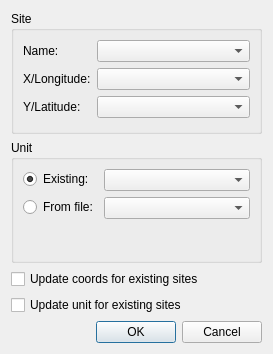
<?xml version="1.0" encoding="UTF-8"?>
<ui version="4.0">
 <class>DialogImportSitesFile</class>
 <widget class="QDialog" name="DialogImportSitesFile">
  <property name="geometry">
   <rect>
    <x>0</x>
    <y>0</y>
    <width>273</width>
    <height>354</height>
   </rect>
  </property>
  <property name="windowTitle">
   <string>Import settings</string>
  </property>
  <layout class="QVBoxLayout" name="verticalLayout">
   <item>
    <widget class="QGroupBox" name="groupBox">
     <property name="title">
      <string>Site</string>
     </property>
     <layout class="QFormLayout" name="formLayout">
      <item row="0" column="0">
       <widget class="QLabel" name="label">
        <property name="text">
         <string>Name:</string>
        </property>
       </widget>
      </item>
      <item row="0" column="1">
       <widget class="QComboBox" name="siteComboFile"/>
      </item>
      <item row="1" column="0">
       <widget class="QLabel" name="label_2">
        <property name="text">
         <string>X/Longitude:</string>
        </property>
       </widget>
      </item>
      <item row="1" column="1">
       <widget class="QComboBox" name="lonComboFile"/>
      </item>
      <item row="2" column="0">
       <widget class="QLabel" name="label_3">
        <property name="text">
         <string>Y/Latitude:</string>
        </property>
       </widget>
      </item>
      <item row="2" column="1">
       <widget class="QComboBox" name="latComboFile"/>
      </item>
     </layout>
    </widget>
   </item>
   <item>
    <widget class="QGroupBox" name="groupBox_2">
     <property name="title">
      <string>Unit</string>
     </property>
     <layout class="QFormLayout" name="formLayout_2">
      <item row="0" column="0">
       <widget class="QRadioButton" name="radioUnitExisting">
        <property name="text">
         <string>Existing:</string>
        </property>
        <property name="checked">
         <bool>true</bool>
        </property>
        <attribute name="buttonGroup">
         <string notr="true">buttonGroup</string>
        </attribute>
       </widget>
      </item>
      <item row="0" column="1">
       <widget class="QComboBox" name="unitCombo"/>
      </item>
      <item row="1" column="0">
       <widget class="QRadioButton" name="radioUnitFile">
        <property name="text">
         <string>From file:</string>
        </property>
        <attribute name="buttonGroup">
         <string notr="true">buttonGroup</string>
        </attribute>
       </widget>
      </item>
      <item row="1" column="1">
       <widget class="QComboBox" name="unitComboFile"/>
      </item>
     </layout>
    </widget>
   </item>
   <item>
    <widget class="QCheckBox" name="updateCoords">
     <property name="text">
      <string>Update coords for existing sites</string>
     </property>
    </widget>
   </item>
   <item>
    <widget class="QCheckBox" name="updateUnits">
     <property name="text">
      <string>Update unit for existing sites</string>
     </property>
    </widget>
   </item>
   <item>
    <widget class="QDialogButtonBox" name="buttonBox">
     <property name="orientation">
      <enum>Qt::Horizontal</enum>
     </property>
     <property name="standardButtons">
      <set>QDialogButtonBox::Cancel|QDialogButtonBox::Ok</set>
     </property>
    </widget>
   </item>
  </layout>
 </widget>
 <resources/>
 <connections>
  <connection>
   <sender>buttonBox</sender>
   <signal>accepted()</signal>
   <receiver>DialogImportSitesFile</receiver>
   <slot>accept()</slot>
   <hints>
    <hint type="sourcelabel">
     <x>248</x>
     <y>254</y>
    </hint>
    <hint type="destinationlabel">
     <x>157</x>
     <y>274</y>
    </hint>
   </hints>
  </connection>
  <connection>
   <sender>buttonBox</sender>
   <signal>rejected()</signal>
   <receiver>DialogImportSitesFile</receiver>
   <slot>reject()</slot>
   <hints>
    <hint type="sourcelabel">
     <x>316</x>
     <y>260</y>
    </hint>
    <hint type="destinationlabel">
     <x>286</x>
     <y>274</y>
    </hint>
   </hints>
  </connection>
 </connections>
 <buttongroups>
  <buttongroup name="buttonGroup"/>
 </buttongroups>
</ui>
